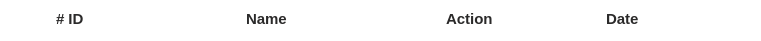
       <widget class="QFrame" name="frame_6">
        <property name="geometry">
         <rect>
          <x>20</x>
          <y>140</y>
          <width>761</width>
          <height>41</height>
         </rect>
        </property>
        <property name="styleSheet">
         <string notr="true">QFrame{
  border-radius: 15px;
  border: 2px solid white ;
background-color:white;

}
QLabel
{
font-size:15px;
font-weight:bold;
color:#2B2A2A;
}
QPushButton{
  border-radius: 10px;
  background: #FF7F7F;
color:white;



}

QPushButton:hover{
background: #CCD0CD;
color:Black;
}

</string>
        </property>
        <property name="frameShape">
         <enum>QFrame::Shape::StyledPanel</enum>
        </property>
        <property name="frameShadow">
         <enum>QFrame::Shadow::Raised</enum>
        </property>
        <widget class="QLabel" name="label_60">
         <property name="geometry">
          <rect>
           <x>50</x>
           <y>3</y>
           <width>141</width>
           <height>31</height>
          </rect>
         </property>
         <property name="text">
          <string># ID</string>
         </property>
        </widget>
        <widget class="QLabel" name="label_61">
         <property name="geometry">
          <rect>
           <x>240</x>
           <y>3</y>
           <width>141</width>
           <height>31</height>
          </rect>
         </property>
         <property name="text">
          <string>Name</string>
         </property>
        </widget>
        <widget class="QLabel" name="label_62">
         <property name="geometry">
          <rect>
           <x>440</x>
           <y>3</y>
           <width>141</width>
           <height>31</height>
          </rect>
         </property>
         <property name="text">
          <string>Action</string>
         </property>
        </widget>
        <widget class="QLabel" name="label_63">
         <property name="geometry">
          <rect>
           <x>600</x>
           <y>3</y>
           <width>131</width>
           <height>31</height>
          </rect>
         </property>
         <property name="text">
          <string>Date</string>
         </property>
        </widget>
       </widget>
